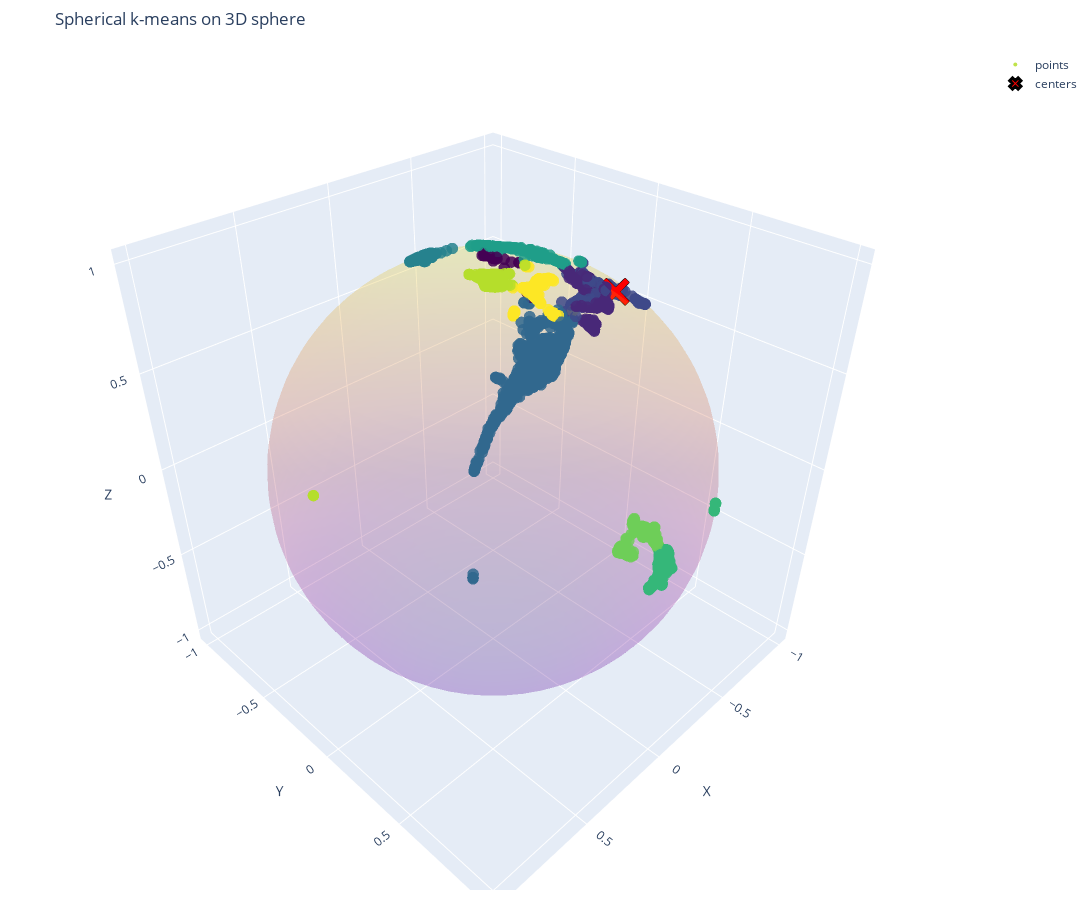

Here is the notebook cell this chart was saved with:
### Code cell
rng = np.random.default_rng(0)

n_samples = 300
n_clusters = 10

true_dirs = l2_normalize_rows(embeddings_3d)

labels, _ = spherical_kmeans(true_dirs, n_clusters=n_clusters, max_iter=100, random_state=42)

# Визуализация на сфере
plot_clusters_3d_on_sphere(true_dirs, labels, True, title="Spherical k-means on 3D sphere")

### Figure 1 — Plotly figure (JSON) as saved in the notebook; plotly's stock layout.template omitted (floating-point values rounded to 4 significant figures; data arrays with more than 128 entries replaced by an {"elided": "..."} marker saying what was removed)
{"data": [{"opacity": 0.15, "showscale": false, "type": "surface", "x": {"elided": "60x60 float values"}, "y": {"elided": "60x60 float values"}, "z": {"elided": "60x60 float values"}}, {"marker": {"color": {"elided": "4438 int values"}, "colorscale": [[0, "#440154"], [0.1111, "#482878"], [0.2222, "#3e4989"], [0.3333, "#31688e"], [0.4444, "#26828e"], [0.5556, "#1f9e89"], [0.6667, "#35b779"], [0.7778, "#6ece58"], [0.8889, "#b5de2b"], [1, "#fde725"]], "opacity": 0.85, "size": 4}, "mode": "markers", "name": "points", "type": "scatter3d", "x": {"elided": "4438 float values"}, "y": {"elided": "4438 float values"}, "z": {"elided": "4438 float values"}}, {"marker": {"color": "red", "line": {"color": "black", "width": 3}, "size": 10, "symbol": "x"}, "mode": "markers", "name": "centers", "type": "scatter3d", "x": [-0.3722], "y": [0.331], "z": [0.8671]}], "layout": {"height": 900, "margin": {"b": 10, "l": 10, "r": 10, "t": 50}, "scene": {"aspectmode": "cube", "xaxis": {"title": {"text": "X"}}, "yaxis": {"title": {"text": "Y"}}, "zaxis": {"title": {"text": "Z"}}}, "showlegend": true, "title": {"text": "Spherical k-means on 3D sphere"}, "width": 1200}}
